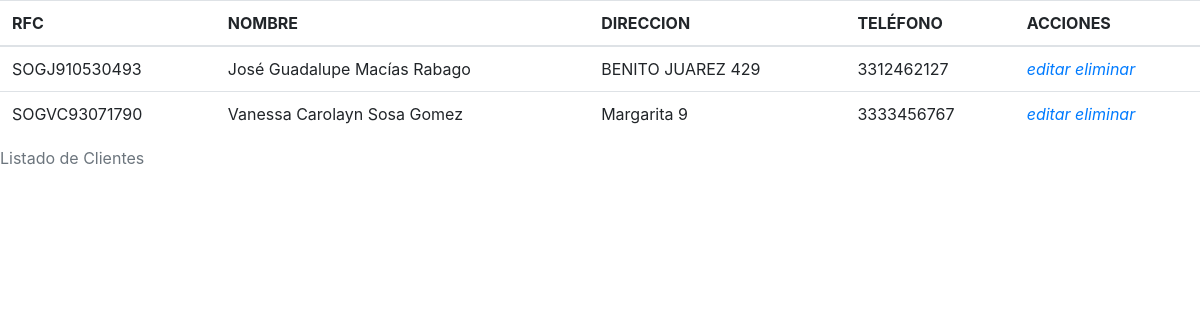
The app's page /php/buscar_clientes.php with its own data.
### tables this page shows
CREATE TABLE IF NOT EXISTS `clientes` (
  `RFC` char(13) NOT NULL,
  `nombre` varchar(50) NOT NULL,
  `direccion` varchar(100) NOT NULL,
  `telefono` char(10) NOT NULL,
  PRIMARY KEY (`RFC`)
);

### php/buscar_clientes.php (the view, shortened to what this page needs)
<html>
<head>
    <link rel="stylesheet" href="css/bootstrap.css">
</head>
</html>
<?php
$conexion = conecta();
$salida = "";
$query = "SELECT * FROM clientes ORDER BY nombre";
$resultado = $conexion->query($query);
if($resultado->num_rows > 0){
	$salida.="<table class='tabla_datos table'>
				<thead>
				<caption>Listado de Clientes</caption>
				<tr>
				<th>RFC</th>
				<th>NOMBRE</th>
				<th>DIRECCION</th>
				<th>TELÉFONO</th>
				<th>ACCIONES</th>
				</tr>
				</thead>
				<tbody>";
		while ($fila = $resultado->fetch_assoc()) {
			$salida.="<tr>
					  <td>".$fila['RFC']."</td>
					  <td>".$fila['nombre']."</td>
					  <td>".$fila['direccion']."</td>
					  <td>".$fila['telefono']."</td>
					  <td>"."<i class='fas fa-pen-alt'>"." <a href='php/editar_clientes.php?RFC=".$fila['RFC']."'>editar</a></i> <i  class='fas fa-trash'> <a href='php/eliminar_proceso_clientes.php?RFC=".$fila['RFC']."'>eliminar</a></i>"."</td>
					  </tr>";
		}
	$salida.="</tbody></table>";
} else {
	$salida.="No hay datos :(";
}
echo $salida;
?>

### records on screen
clientes: RFC "SOGJ910530493", nombre "José Guadalupe Macías Rabago", direccion "BENITO JUAREZ 429", telefono "3312462127"
clientes: RFC "SOGVC93071790", nombre "Vanessa Carolayn Sosa Gomez", direccion "Margarita 9", telefono "3333456767"
